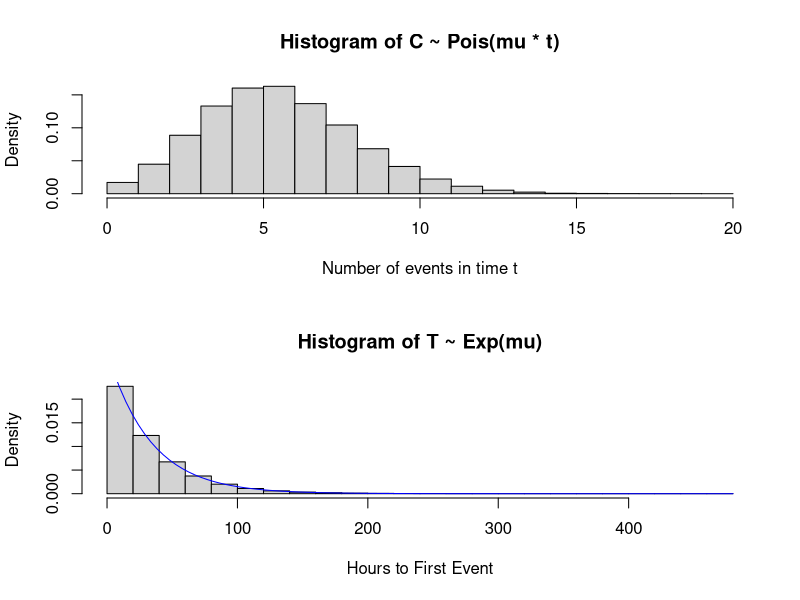
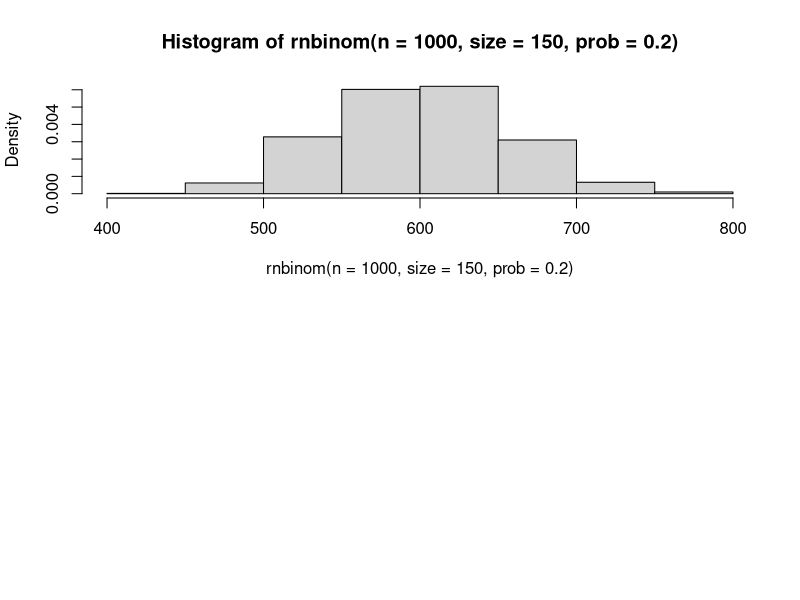

Write the R code that produced these figures, in order.
# Making plots for proposal
# Anna Moeller
# 7/7/2015

#####################
# Poisson/Exponential
#####################
lambda <- 0.03

par(mfrow = c(2,1))

# Which goes along with Poisson, t = 200
hist(rpois(100000, lambda = lambda * 200), prob = T, 
     xlab = "Number of events in time t",
     main = "Histogram of C ~ Pois(mu * t)")

# Exponential Time to Event
hist(rexp(100000, rate = lambda), prob = T, xlab = "Hours to First Event", 
     main = "Histogram of T ~ Exp(mu)")
curve(dexp(x, rate = lambda), add = T, col = "blue")


###################
# Negative Binomial 
###################
# In n experiments of Bernoulli(prob) trials, 
# What is the probability of observing x-axis failures before we get the 'size'th success?
hist(rnbinom(n = 1000, size = 150, prob = .2), prob = T)
